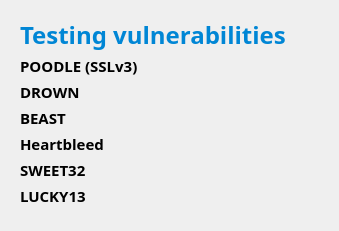
                  <widget class="QWidget" name="widget_121" native="true">
                   <layout class="QHBoxLayout" name="horizontalLayout_64">
                    <item>
                     <widget class="QWidget" name="widget_122" native="true">
                      <property name="font">
                       <font>
                        <family>Barlow</family>
                       </font>
                      </property>
                      <layout class="QVBoxLayout" name="verticalLayout_49">
                       <item>
                        <widget class="QLabel" name="label_testVulnerHttps">
                         <property name="minimumSize">
                          <size>
                           <width>0</width>
                           <height>30</height>
                          </size>
                         </property>
                         <property name="maximumSize">
                          <size>
                           <width>16777215</width>
                           <height>30</height>
                          </size>
                         </property>
                         <property name="font">
                          <font>
                           <family>Barlow</family>
                           <pointsize>18</pointsize>
                           <weight>75</weight>
                           <bold>true</bold>
                           <underline>false</underline>
                          </font>
                         </property>
                         <property name="styleSheet">
                          <string notr="true">color: rgba(0,134,213,255);</string>
                         </property>
                         <property name="text">
                          <string>Testing vulnerabilities</string>
                         </property>
                        </widget>
                       </item>
                       <item>
                        <widget class="QLabel" name="label_poodleHttps">
                         <property name="minimumSize">
                          <size>
                           <width>0</width>
                           <height>20</height>
                          </size>
                         </property>
                         <property name="maximumSize">
                          <size>
                           <width>16777215</width>
                           <height>20</height>
                          </size>
                         </property>
                         <property name="font">
                          <font>
                           <family>Barlow</family>
                           <pointsize>11</pointsize>
                           <weight>75</weight>
                           <bold>true</bold>
                          </font>
                         </property>
                         <property name="styleSheet">
                          <string notr="true">color: rgba(0,0,0,255) ;</string>
                         </property>
                         <property name="text">
                          <string>POODLE (SSLv3)</string>
                         </property>
                        </widget>
                       </item>
                       <item>
                        <widget class="QLabel" name="label_drownHttps">
                         <property name="minimumSize">
                          <size>
                           <width>0</width>
                           <height>20</height>
                          </size>
                         </property>
                         <property name="maximumSize">
                          <size>
                           <width>16777215</width>
                           <height>20</height>
                          </size>
                         </property>
                         <property name="font">
                          <font>
                           <family>Barlow</family>
                           <pointsize>11</pointsize>
                           <weight>75</weight>
                           <bold>true</bold>
                          </font>
                         </property>
                         <property name="styleSheet">
                          <string notr="true">color: rgba(0,0,0,255) ;</string>
                         </property>
                         <property name="text">
                          <string>DROWN</string>
                         </property>
                        </widget>
                       </item>
                       <item>
                        <widget class="QLabel" name="label_beastHttps">
                         <property name="minimumSize">
                          <size>
                           <width>0</width>
                           <height>20</height>
                          </size>
                         </property>
                         <property name="maximumSize">
                          <size>
                           <width>16777215</width>
                           <height>20</height>
                          </size>
                         </property>
                         <property name="font">
                          <font>
                           <family>Barlow</family>
                           <pointsize>11</pointsize>
                           <weight>75</weight>
                           <bold>true</bold>
                          </font>
                         </property>
                         <property name="styleSheet">
                          <string notr="true">color: rgba(0,0,0,255) ;</string>
                         </property>
                         <property name="text">
                          <string>BEAST </string>
                         </property>
                        </widget>
                       </item>
                       <item>
                        <widget class="QLabel" name="label_heartBleedHttps">
                         <property name="minimumSize">
                          <size>
                           <width>0</width>
                           <height>20</height>
                          </size>
                         </property>
                         <property name="maximumSize">
                          <size>
                           <width>16777215</width>
                           <height>20</height>
                          </size>
                         </property>
                         <property name="font">
                          <font>
                           <family>Barlow</family>
                           <pointsize>11</pointsize>
                           <weight>75</weight>
                           <bold>true</bold>
                          </font>
                         </property>
                         <property name="styleSheet">
                          <string notr="true">color: rgba(0,0,0,255) ;</string>
                         </property>
                         <property name="text">
                          <string>Heartbleed</string>
                         </property>
                        </widget>
                       </item>
                       <item>
                        <widget class="QLabel" name="label_sweet32Https">
                         <property name="minimumSize">
                          <size>
                           <width>0</width>
                           <height>20</height>
                          </size>
                         </property>
                         <property name="maximumSize">
                          <size>
                           <width>16777215</width>
                           <height>20</height>
                          </size>
                         </property>
                         <property name="font">
                          <font>
                           <family>Barlow</family>
                           <pointsize>11</pointsize>
                           <weight>75</weight>
                           <bold>true</bold>
                          </font>
                         </property>
                         <property name="styleSheet">
                          <string notr="true">color: rgba(0,0,0,255) ;</string>
                         </property>
                         <property name="text">
                          <string>SWEET32</string>
                         </property>
                        </widget>
                       </item>
                       <item>
                        <widget class="QLabel" name="label_lucky13Https">
                         <property name="minimumSize">
                          <size>
                           <width>0</width>
                           <height>20</height>
                          </size>
                         </property>
                         <property name="maximumSize">
                          <size>
                           <width>16777215</width>
                           <height>20</height>
                          </size>
                         </property>
                         <property name="font">
                          <font>
                           <family>Barlow</family>
                           <pointsize>11</pointsize>
                           <weight>75</weight>
                           <bold>true</bold>
                          </font>
                         </property>
                         <property name="styleSheet">
                          <string notr="true">color: rgba(0,0,0,255) ;</string>
                         </property>
                         <property name="text">
                          <string>LUCKY13</string>
                         </property>
                        </widget>
                       </item>
                      </layout>
                     </widget>
                    </item>
                    <item>
                     <widget class="QWidget" name="widget_125" native="true">
                      <property name="font">
                       <font>
                        <family>Barlow</family>
                       </font>
                      </property>
                      <layout class="QVBoxLayout" name="verticalLayout_59">
                       <item>
                        <widget class="QLabel" name="label">
                         <property name="minimumSize">
                          <size>
                           <width>0</width>
                           <height>35</height>
                          </size>
                         </property>
                         <property name="maximumSize">
                          <size>
                           <width>16777215</width>
                           <height>35</height>
                          </size>
                         </property>
                         <property name="font">
                          <font>
                           <family>Barlow</family>
                           <pointsize>11</pointsize>
                           <weight>75</weight>
                           <bold>true</bold>
                          </font>
                         </property>
                         <property name="text">
                          <string/>
                         </property>
                        </widget>
                       </item>
                       <item>
                        <widget class="QLabel" name="label_resultPoodleHttps">
                         <property name="minimumSize">
                          <size>
                           <width>0</width>
                           <height>20</height>
                          </size>
                         </property>
                         <property name="maximumSize">
                          <size>
                           <width>16777215</width>
                           <height>20</height>
                          </size>
                         </property>
                         <property name="font">
                          <font>
                           <family>Barlow</family>
                           <pointsize>11</pointsize>
                           <weight>75</weight>
                           <bold>true</bold>
                          </font>
                         </property>
                         <property name="styleSheet">
                          <string notr="true">color: rgba(0,0,0,255) ;</string>
                         </property>
                         <property name="text">
                          <string/>
                         </property>
                        </widget>
                       </item>
                       <item>
                        <widget class="QLabel" name="label_resultDrownHttps">
                         <property name="minimumSize">
                          <size>
                           <width>0</width>
                           <height>20</height>
                          </size>
                         </property>
                         <property name="maximumSize">
                          <size>
                           <width>16777215</width>
                           <height>20</height>
                          </size>
                         </property>
                         <property name="font">
                          <font>
                           <family>Barlow</family>
                           <pointsize>11</pointsize>
                           <weight>75</weight>
                           <bold>true</bold>
                          </font>
                         </property>
                         <property name="styleSheet">
                          <string notr="true">color: rgba(0,0,0,255) ;</string>
                         </property>
                         <property name="text">
                          <string/>
                         </property>
                        </widget>
                       </item>
                       <item>
                        <widget class="QLabel" name="label_resultBeastHttps">
                         <property name="minimumSize">
                          <size>
                           <width>0</width>
                           <height>20</height>
                          </size>
                         </property>
                         <property name="maximumSize">
                          <size>
                           <width>16777215</width>
                           <height>20</height>
                          </size>
                         </property>
                         <property name="font">
                          <font>
                           <family>Barlow</family>
                           <pointsize>11</pointsize>
                           <weight>75</weight>
                           <bold>true</bold>
                          </font>
                         </property>
                         <property name="styleSheet">
                          <string notr="true">color: rgba(0,0,0,255) ;</string>
                         </property>
                         <property name="text">
                          <string/>
                         </property>
                        </widget>
                       </item>
                       <item>
                        <widget class="QLabel" name="label_resultHeartBleedHttps">
                         <property name="minimumSize">
                          <size>
                           <width>0</width>
                           <height>20</height>
                          </size>
                         </property>
                         <property name="maximumSize">
                          <size>
                           <width>16777215</width>
                           <height>20</height>
                          </size>
                         </property>
                         <property name="font">
                          <font>
                           <family>Barlow</family>
                           <pointsize>11</pointsize>
                           <weight>75</weight>
                           <bold>true</bold>
                          </font>
                         </property>
                         <property name="styleSheet">
                          <string notr="true">color: rgba(0,0,0,255) ;</string>
                         </property>
                         <property name="text">
                          <string/>
                         </property>
                        </widget>
                       </item>
                       <item>
                        <widget class="QLabel" name="label_resultSweet32Https">
                         <property name="minimumSize">
                          <size>
                           <width>0</width>
                           <height>20</height>
                          </size>
                         </property>
                         <property name="maximumSize">
                          <size>
                           <width>16777215</width>
                           <height>20</height>
                          </size>
                         </property>
                         <property name="font">
                          <font>
                           <family>Barlow</family>
                           <pointsize>11</pointsize>
                           <weight>75</weight>
                           <bold>true</bold>
                          </font>
                         </property>
                         <property name="styleSheet">
                          <string notr="true">color: rgba(0,0,0,255) ;</string>
                         </property>
                         <property name="text">
                          <string/>
                         </property>
                        </widget>
                       </item>
                       <item>
                        <widget class="QLabel" name="label_resultLuck13Https">
                         <property name="minimumSize">
                          <size>
                           <width>0</width>
                           <height>20</height>
                          </size>
                         </property>
                         <property name="maximumSize">
                          <size>
                           <width>16777215</width>
                           <height>20</height>
                          </size>
                         </property>
                         <property name="font">
                          <font>
                           <family>Barlow</family>
                           <pointsize>11</pointsize>
                           <weight>75</weight>
                           <bold>true</bold>
                          </font>
                         </property>
                         <property name="styleSheet">
                          <string notr="true">color: rgba(0,0,0,255) ;</string>
                         </property>
                         <property name="text">
                          <string/>
                         </property>
                        </widget>
                       </item>
                      </layout>
                     </widget>
                    </item>
                   </layout>
                  </widget>
